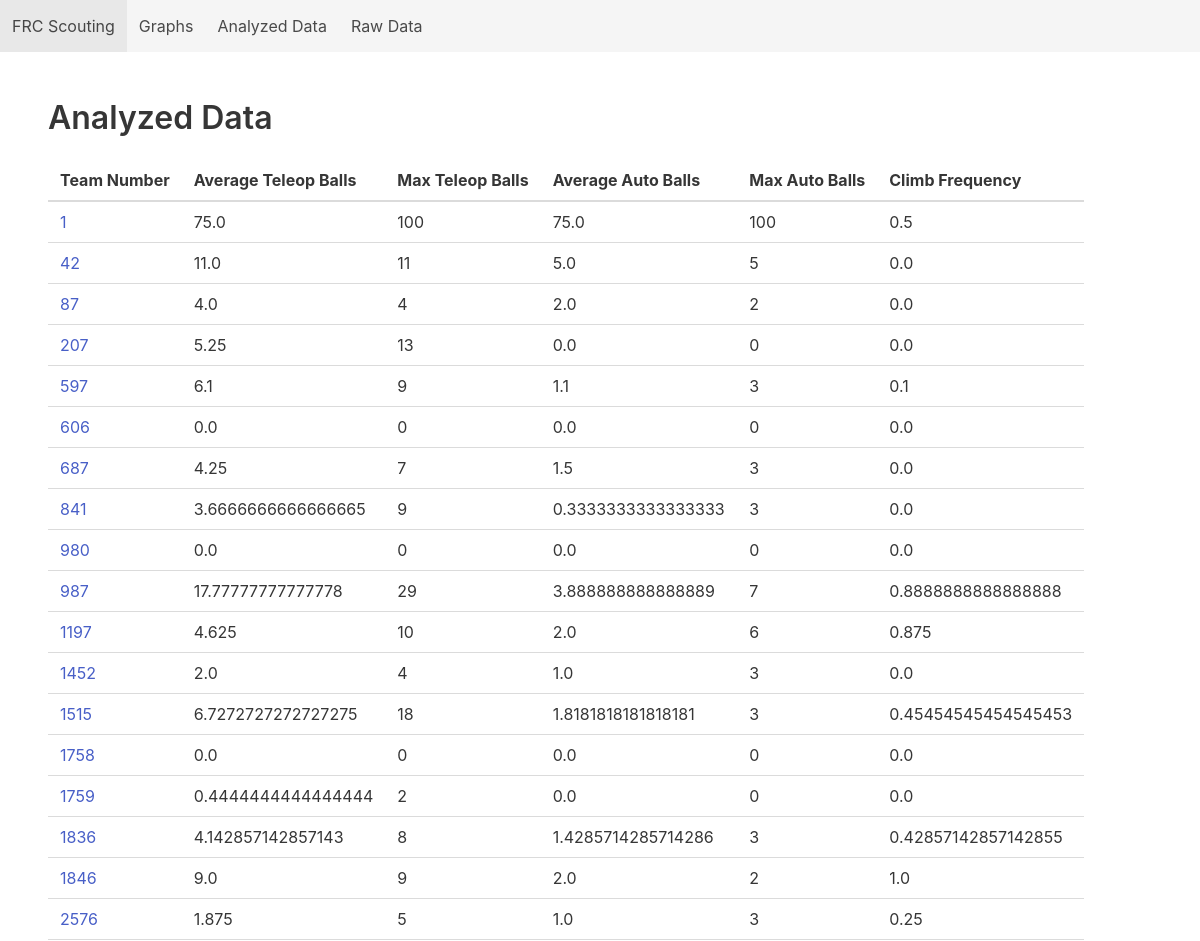
/data/analyzed (upper part), run on an earlier commit of the app's database.
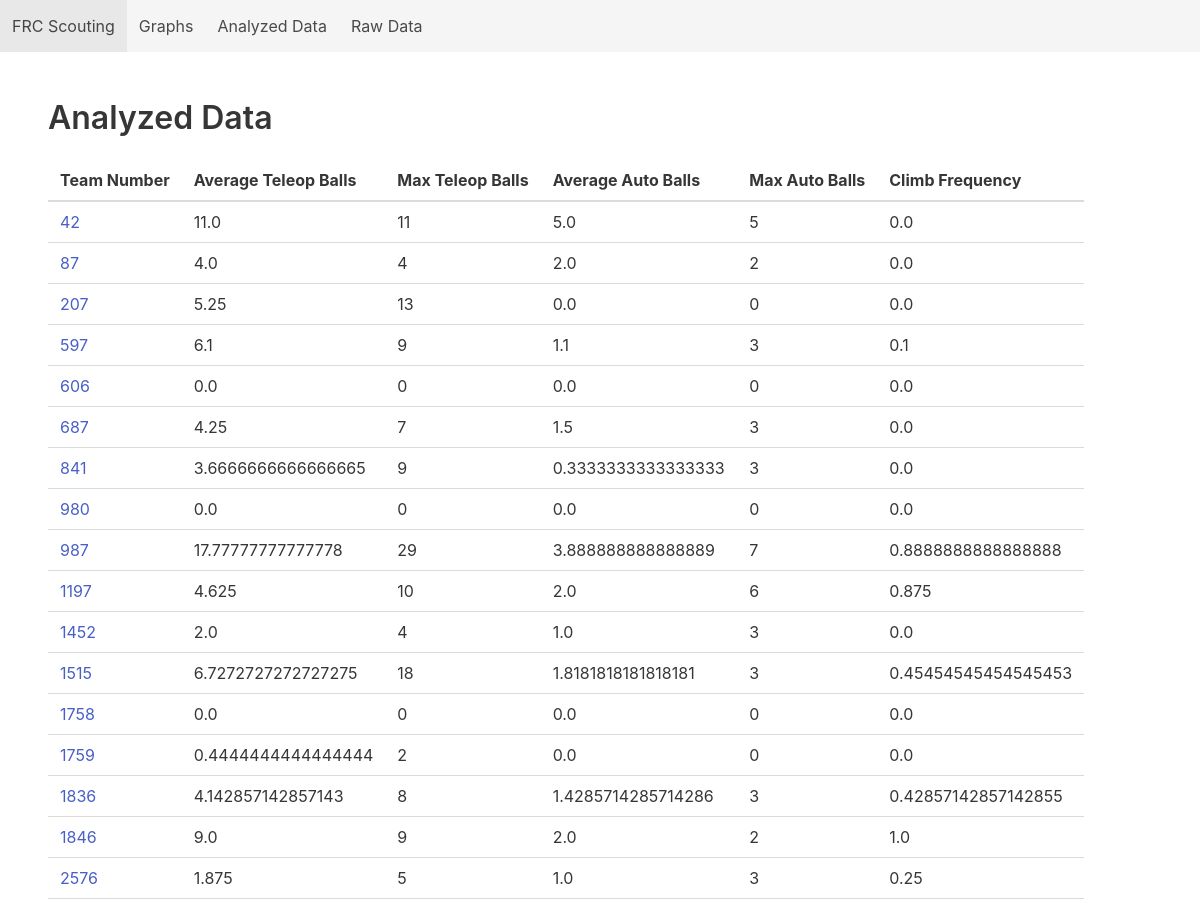
And on a later commit of the database.
### tables this page shows
CREATE TABLE analyzed_scouting_data(team_number INTEGER, average_teleop_balls REAL, max_teleop_balls INTEGER, average_auto_balls REAL, max_auto_balls INTEGER, climb_frequency REAL);

### app.py (the view)
@app.route("/data/analyzed")
def analyzed_data():
    return flask.render_template("tabular_data_view.html", title="Analyzed Data", headers=data.analyzed_data_headers, rows=db.get_all_analyzed_data())

### database.py (called while the page is built)
    def execute_return_query(self, query_text,  *parameters, headers=True):
        conn = sqlite3.connect(self.filename)
        cur = conn.cursor()
        cur.execute(query_text, parameters)
        column_names = []
        for column in cur.description:
            column_names.append(column[0])
        rows = cur.fetchall()
        if (headers):
            dicts = []
            for row in rows:
                d = dict(zip(column_names, row))
                dicts.append(d)
            conn.close()
            return dicts
        else:
            return rows

    def get_all_analyzed_data(self):
        query = 'SELECT * FROM analyzed_scouting_data ORDER BY team_number;'
        return self.execute_return_query(query, headers=False)

### templates/tabular_data_view.html
{% extends 'base.html' %}
{% block content %}
    <table class="table">
        <thead>
            {% for header in headers %}
                <th> {{header}} </th>
            {% endfor %}
        </thead>
        <tbdody>
            {% for row in rows %}
                <tr>
                    {% for data in row %}
                        {% if loop.index0 == 0 %}
                            <td>
                                <a href="{{'/team/' + data|string}}">{{data}}</a>
                            </td>
                        {% else %}
                            <td>{{data}}</td>
                        {% endif %}
                    {% endfor %}
                </tr>
            {% endfor %}
        </tbdody>
    </table>
{% endblock %}

### templates/base.html (shortened to what this page needs)
<!DOCTYPE html>
<html>
  <head>
    <link rel="stylesheet" href="https://cdn.jsdelivr.net/npm/bulma@0.9.3/css/bulma.min.css">
  </head>
  <body>
    <nav class="navbar is-light" role="navigation" aria-label="main navigation">
      <div id="navbarBasicExample" class="navbar-menu">
        <div class="navbar-start">
          <a class="navbar-item" href="/">
            FRC Scouting
          </a>
          <a class="navbar-item" href="/graphs">
            Graphs
          </a>
          <a class="navbar-item" href="/data/analyzed">
            Analyzed Data
          </a>
          <a class="navbar-item" href="/data/raw">
            Raw Data
          </a>
        </div>
      </div>
    </nav>
    <section class="section">
      <h1 class="title">
        {{title}}
      </h1>
      {% block content %}
      {% endblock %}
    </section>
  </body>
</html>

What changed in the data, as far as the page shows it:
removed analyzed_scouting_data: row "1", average_teleop_balls "75.0", row "100" "100", average_auto_balls "75.0", climb_frequency "0.5"
